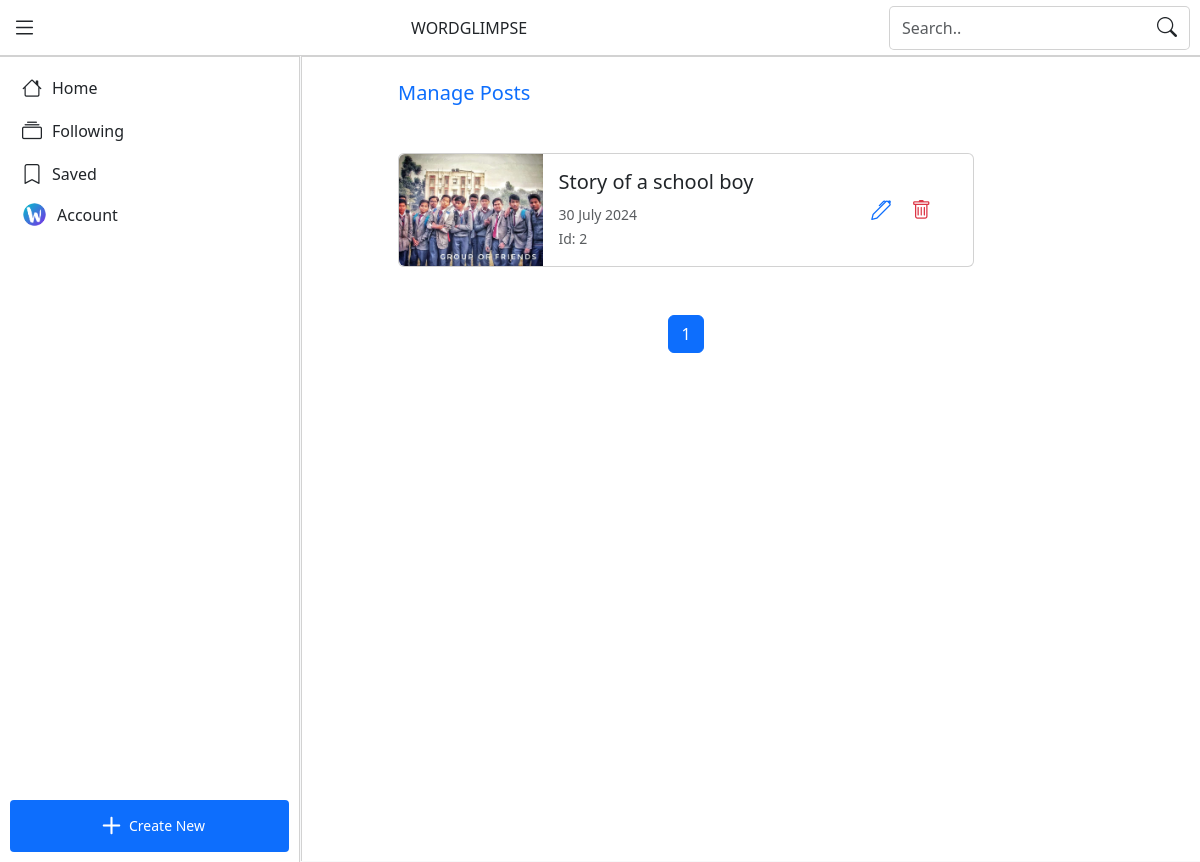
The page /posts/manage (signed in) on the database its author committed.
### tables this page shows
CREATE TABLE posts (
    id INTEGER NOT NULL PRIMARY KEY,
    user_id INTEGER NOT NULL,
    image TEXT NOT NULL,
    title TEXT NOT NULL,
    category TEXT NOT NULL,
    content TEXT NOT NULL,
    created_at DATETIME NOT NULL DEFAULT CURRENT_TIMESTAMP,
    FOREIGN KEY(user_id) REFERENCES users(id) ON DELETE CASCADE
);

CREATE TABLE users (
    id INTEGER NOT NULL PRIMARY KEY,
    fname TEXT NOT NULL,
    lname TEXT,
    email TEXT NOT NULL UNIQUE,
    password TEXT NOT NULL, -- hashed password
    avatar TEXT,
    cover TEXT,
    bio TEXT,
    profession TEXT,
    public_email TEXT, -- Visiable email in profile
    username TEXT UNIQUE,
    -- Social media
    facebook TEXT,
    github TEXT,
    linkedin TEXT,
    instagram TEXT,
    twitter TEXT,
    website TEXT,
    -- Account Info
    created_at DATETIME NOT NULL DEFAULT CURRENT_TIMESTAMP,
    last_active DATETIME,
    -- Settings
    offer_messaging INTEGER DEFAULT 1, -- INTEGER 0 for no or 1 for yes
    post_reported_times INTEGER DEFAULT 0 -- Times reported post by other users
);

### user/main.py (the view)
@main_bp.route("/posts/manage")
@login_required
def manage_posts():
    page = int(request.args.get('page', 1))
    offset = (int(page) - 1) * 10
    posts = db.execute("SELECT * FROM posts WHERE user_id = ? ORDER BY created_at DESC LIMIT 10 OFFSET ?", session["user_id"], offset)
    total_posts = db.execute("SELECT COUNT(id) AS total FROM posts WHERE user_id = ?", session["user_id"])
    total_pages = (total_posts[0]["total"] + 9) // 10  # Calculate total number of pages
    return render_template("manage_posts.html", posts=posts, page=page, total_pages=total_pages)

### app.py (called while the page is built)
@app.after_request
def after_request(response):
    response.headers["Cache-Control"] = "no-cache, no-store, must-revalidate"
    response.headers["Expires"] = 0
    response.headers["Pragma"] = "no-cache"
    return response

@app.template_filter('format_date')
def format_date(d):
    d = datetime.strptime(d, '%Y-%m-%d %H:%M:%S')
    return d.strftime('%d %B %Y')

@app.context_processor
def inject_user():
    if session.get("user_id") is None:
            return dict(categories=CATEGORIES)
    users = db.execute("SELECT * FROM users WHERE id = ?", session["user_id"])
    if len(users) == 0:
        """If user is not found, logout"""
        session.clear()
        return redirect("/")
    return dict(categories=CATEGORIES, user=users[0])

### user/helpers.py (called while the page is built)
def login_required(f):
    @wraps(f)
    def decorated_function(*args, **kwargs):
        if session.get("user_id") is None:
            return redirect("/login")
        return f(*args, **kwargs)
    return decorated_function

### templates/manage_posts.html (shortened to what this page needs)
{% extends "layout.html" %}
{% block content %}
    <section class="middle-content p-2">
        <div class="middle-content-small">
            <h5 class="mb-5 mt-3 text-primary">Manage Posts</h5>
            {% if posts %}
                <div class="mb-5">
                    {% for post in posts %}
                        <div class="card mb-3">
                            <div class="row g-0">
                                <div class="col-3">
                                    <a href="/post/{{ post.id }}">
                                        <img src="{{ post.image }}" class="img-fluid h-100 object-fit-cover rounded-start" alt="Image">
                                    </a>
                                </div>
                                <div class="col-6">
                                    <div class="card-body">
                                        <h5 class="card-title text-truncate">{{ post.title }}</h5>
                                        <p class="card-text">
                                            <small class="text-muted">{{ post.created_at|format_date }}</small>
                                            <br>
                                            <small class="text-muted">Id: {{ post.id }}</small>
                                        </p>
                                    </div>
                                </div>
                                <div class="col-3 d-flex flex-row justify-content-center align-items-center gap-1">
                                    <button type="button" class="btn btn-sm" data-bs-toggle="modal" data-bs-target="#updatePostModal" onclick="edit_post({{ post }})" title="Edit">
                                        <i class="bi bi-pen text-primary"></i>
                                    </button>
                                    <button type="button" class="btn btn-sm" data-bs-toggle="modal" data-bs-target="#deletePostModal" onclick="delete_post('{{ post.id }}')" title="Delete">
                                        <i class="bi bi-trash text-danger"></i>
                                    </button>
                                </div>
                            </div>
                        </div>
                    {% endfor %}
                </div>
                <div class="d-flex justify-content-center mt-3">
                    <nav aria-label="Page navigation example">
                        <ul class="pagination">
                                <li class="page-item active"><a class="page-link" href="#">{{ page }}</a></li>
                        </ul>
                    </nav>
                </div>
            {% else %}
                <p class="text-center text-body-secondary text-small">Your posts will appear here!</p>
            {% endif %}
        </div>
    </section>
{% endblock %}

### templates/layout.html (shortened to what this page needs)
{% extends 'base.html' %}
{% block body %}
    <header class="fixed-top bg-body d-flex flex-row justify-content-between align-items-center">
        <button type="button" class="btn" title="Menu" data-bs-toggle="offcanvas" data-bs-target="#leftMenu" aria-controls="leftMenu">
            <i class="bi bi-list" style="font-size:25px;"></i>
        </button>
        <a href="/" title="Wordglimpse" class="navbar-brand">WORDGLIMPSE</a>
        <div class="d-none d-sm-inline-block" id="searchContainer">
            <form action="/search" method="get" class="bg-body d-flex flex-row align-items-center" id="searchForm">
                <input class="form-control" type="search" name="q" id="searchInput" placeholder="Search.." autocomplete="off" autofocus>
                <button type="submit" class="btn" title="Search">
                    <i class="bi bi-search"></i>
                </button>
            </form>
        </div>
    </header>
    <main class="tab-content main bg-body" id="mainTabContent">
        <div class="tab-pane fade" id="content-tab-pane" role="tabpanel" aria-labelledby="content-tab" tabindex="0">
            {% block content %}{% endblock %}
        </div>
    </main>
    <nav class="sidenav-md-left d-block d-md-flex flex-column justify-content-between bg-body">
        <div class="bottom-nav bg-body" role="tablist">
            <button class="btn active" type="button" title="Home" id="home-tab" data-bs-toggle="tab" data-bs-target="#home-tab-pane" role="tab" aria-controls="home-tab-pane" aria-selected="false" onclick="load_content('/')">
                <i class="bi bi-house"></i>
                <span>Home</span>
            </button>
            <button class="btn" type="button" title="Following" {% if user %} id="following-tab" data-bs-toggle="tab" data-bs-target="#following-tab-pane" role="tab" aria-controls="following-tab-pane" aria-selected="true" onclick="load_content('/following')" {% else %} data-bs-toggle="modal" data-bs-target="#loginRequiredModal" {%endif %}>
                <i class="bi bi-collection"></i>
                <span>Following</span>
            </button>
            <button class="btn" type="button" title="Saved" {% if user %} id="saved-tab" data-bs-toggle="tab"
                data-bs-target="#saved-tab-pane" role="tab" aria-controls="saved-tab-pane" aria-selected="true"
                onclick="load_content('/saved')" {% else %} data-bs-toggle="modal" data-bs-target="#loginRequiredModal" {%
                endif %}>
                <i class="bi bi-bookmark"></i>
                <span>Saved</span>
            </button>
            <button class="btn" type="button" title="Account" {% if user %} data-bs-toggle="offcanvas"
                data-bs-target="#sideNav" aria-controls="sideNav" {% else %} data-bs-toggle="modal"
                data-bs-target="#loginRequiredModal" {% endif %}>
                {% if user %}
                    <img src="{% if user.avatar %}{{ user.avatar }}{% else %}/static/image/user.png{% endif %}" title="Account">
                {% else %}
                    <i class="bi bi-person-circle"></i>
                {% endif %}
                <span>Account</span>
            </button>
        </div>
        <div class="d-none d-md-flex justify-content-center align-items-center">
            <button class="btn btn-sm p-0 btn-primary d-flex justify-content-center align-items-center" type="button"
                title="Create New" style="width:100%;max-width: 300px;" {% if user %} data-bs-toggle="offcanvas"
                data-bs-target="#newPostCard" aria-controls="newPostCard" {% else %} data-bs-toggle="modal"
                data-bs-target="#loginRequiredModal" {% endif %}>
                <i class="bi bi-plus" style="font-size:35px;"></i>
                <span>Create New</span>
            </button>
        </div>
    </nav>
{% endblock %}

### static/css/styles.css (style rules this page uses)
* { -ms-overflow-style: none; scrollbar-width: none; }
.bi { font-size: 20px; }
.btn { border:none; }
header { padding: 0.5px 0; border-bottom: 1px solid var(--bs-border-color-translucent); z-index: 999; }
.main { border-top: 1px solid var(--bs-border-color-translucent); border-bottom: 1px solid var(--bs-border-color-translucent); position: fixed; top: 49px; bottom: 58px; left: 0; right: 0; overflow-y: auto; }
.middle-content { width: 100%; max-width: 768px; }
.middle-content-small { width:100%; max-width: 576px; margin:auto; }
.sidenav-md-left { position: fixed; bottom: 0; left: 0; right: 0; z-index: 999; border-top: 1px solid var(--bs-border-color-translucent); }
.bottom-nav { display: flex; flex-direction: row; align-items: center; justify-content: space-around; }
.bottom-nav .btn { display: flex; flex-direction: column; align-items: center; justify-content: center; }
.bottom-nav .btn img { width: 25px; height: 25px; object-fit: cover; border: 1.5px solid #fff; border-radius: 50%; }
.bottom-nav .btn span { font-size: 70%; }
@media screen and (min-width:576px) { .main { top: 54px; } }
@media screen and (min-width:576px) { #searchContainer { background-color: var(--bs-body-bg); padding-top: 5px; padding-bottom: 5px; padding-right: 10px; } }
@media screen and (min-width:576px) { #searchForm { padding: 0; border: 1px solid var(--bs-border-color-translucent); border-radius: 5px; } }
@media screen and (min-width:576px) { #searchInput { border:none; } }
@media screen and (min-width:768px) { .main { top: 56px; bottom:1px; left: calc(25% + 1px); border-left: 1px solid var(--bs-border-color-translucent); border-bottom: 0; } }
@media screen and (min-width:768px) { .sidenav-md-left { top: 56px; width: 25%; padding: 10px; border-right: 1px solid var(--bs-border-color-translucent); } }
@media screen and (min-width:768px) { .bottom-nav { flex-direction: column; align-items: flex-start; justify-content: flex-start; } }
@media screen and (min-width:768px) { .bottom-nav .btn { width: 100%; flex-direction: row; justify-content: flex-start; gap: 10px; margin-bottom: 1px; } }
@media screen and (min-width:768px) { .bottom-nav .btn span { font-size: 100%; } }

### rows shown on the page
posts: image (picture), title "Story of a school boy", created_at "30 July 2024", id "2"
users: avatar (picture)

### other values the page prints
{{ page }} "1"
